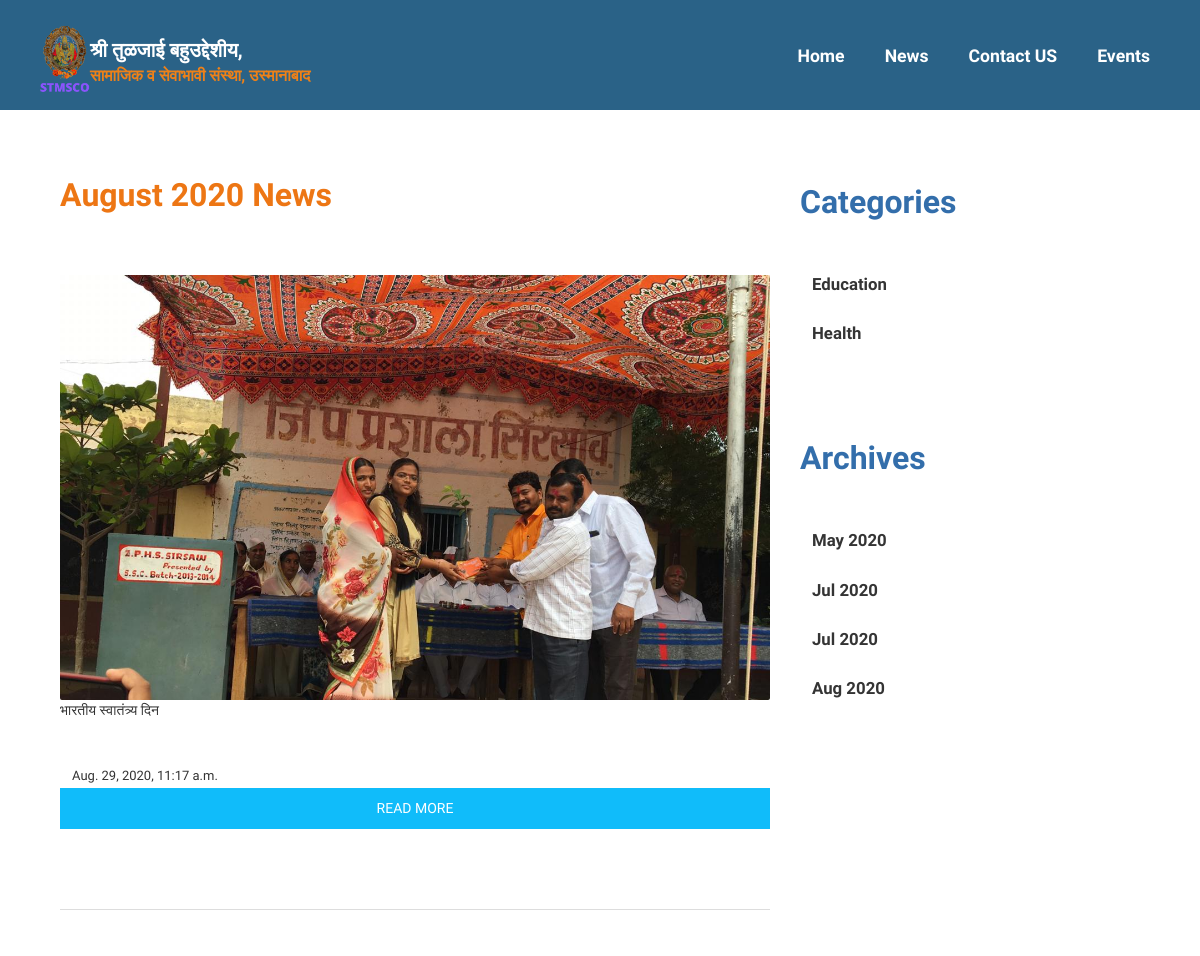
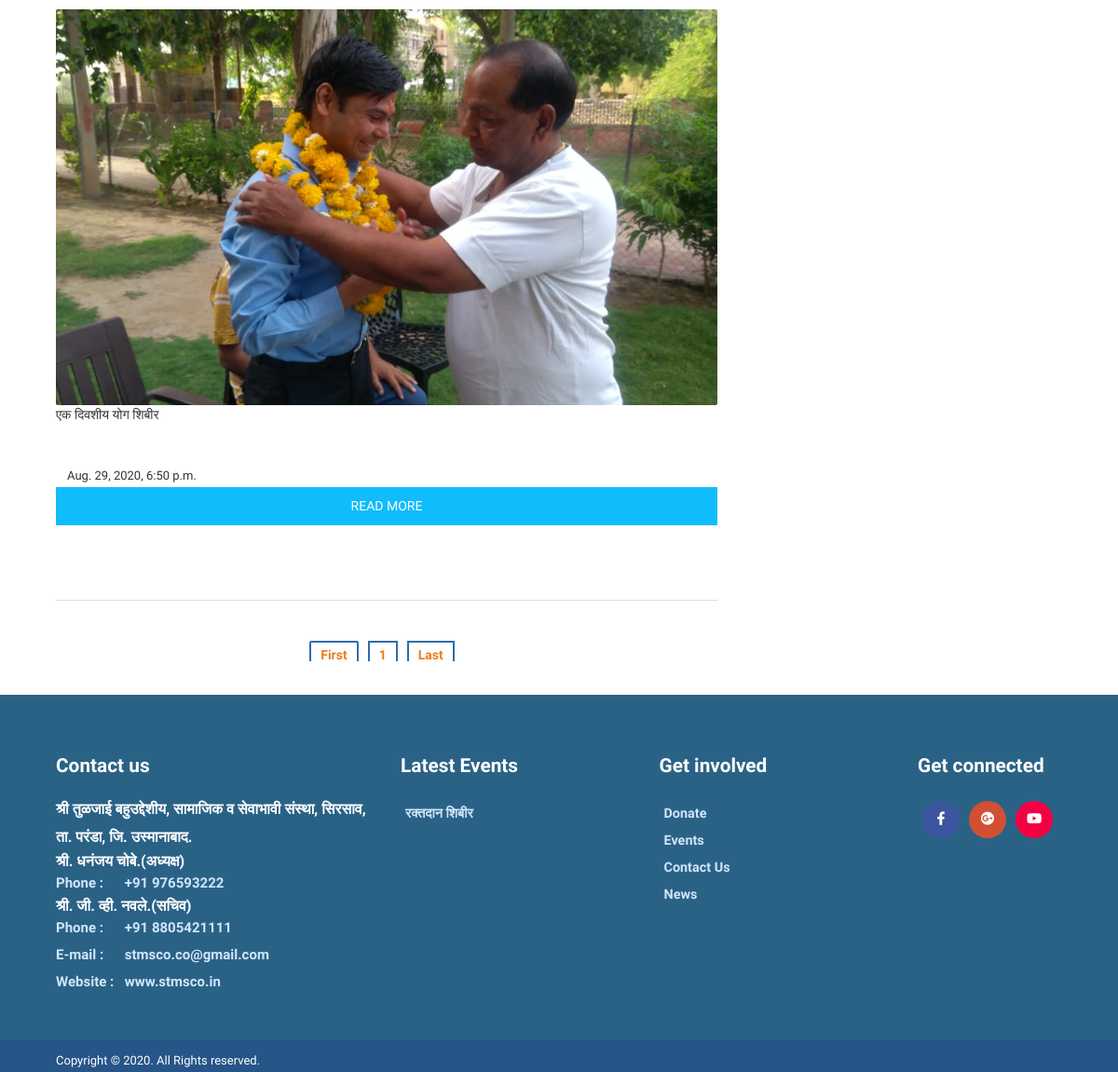
The page /news/archives/2020/8/ on the database its author committed (2 pictures, top to bottom).
### blog/models.py (models this page shows, shortened)
class Post(models.Model):
    title = models.CharField(max_length=30)
    category = models.ForeignKey(Category, on_delete=models.CASCADE)
    short_desc = models.TextField()
    description = models.TextField()
    image = models.ImageField(upload_to='%Y/%m/%d')
    is_featured_news = models.BooleanField(default=False)
    created_on = models.DateTimeField(auto_now_add=True)
    is_active = models.BooleanField(default=True)
    photos = models.ManyToManyField(Gal_Image, blank=True)
    slug = models.SlugField(max_length=65, unique=True)
    def get_absolute_url(self):
        return reverse('blog:post_detail', kwargs={'slug': self.slug})
    class Meta:
        db_table = "blogapp_post"

class Category(models.Model):
    name = models.CharField(max_length=30, unique=True)
    description = models.TextField(blank=True, null=True)
    slug = models.SlugField(max_length=65, unique=True)
    class Meta:
        db_table = "blogapp_category"

### events/models.py (models this page shows, shortened)
class Event(models.Model):
    name = models.CharField(max_length=255)
    short_desc = models.TextField()
    description = models.TextField(null=True, blank=True)
    location = models.CharField(max_length=255, null=True, blank=True)
    contact_details = models.CharField(max_length=255, null=True, blank=True)
    image = models.ImageField(upload_to='%Y/%m/%d',
                              max_length=255, null=True, blank=True)
    start_date = models.DateField(null=True, blank=True)
    end_date = models.DateField(null=True, blank=True)
    is_active = models.BooleanField(default=True)
    slug = models.SlugField(max_length=65, unique=True)
    def get_absolute_url(self):
        return reverse('blog:event_detail', kwargs={'slug': self.slug})
    class Meta:
        db_table = "eventapp_event"

### blog/views.py (the view)
def archive_posts(request, year, month):
    post_list = Post.objects.filter(
        created_on__year=year, created_on__month=month, is_active=True)
    present_date = datetime.date.today()
    archives = []
    for p in range(-3, 1):
        archives.append(present_date + datetime.timedelta(p * 365 / 12))
    items_per_page = 5
    if "page" in request.GET:
        page = int(request.GET.get('page'))
    else:
        page = 1
    no_pages = int(math.ceil(float(post_list.count()) / items_per_page))
    post_list = post_list[(page - 1) * items_per_page:page * items_per_page]
    if page <= 5:
        start_page = 1
    else:
        start_page = page - 5
    if no_pages <= 10:
        end_page = no_pages
    else:
        end_page = start_page + 10
        if end_page > no_pages:
            end_page = no_pages
    menu_list = Menu.objects.filter(parent=None, is_active=True)
    event_list = Event.objects.filter(
        is_active=True).order_by('-start_date')[0:2]
    footer_events = Event.objects.filter(
        is_active=True).order_by('-start_date')[0:4]
    return render_to_response("site/archive-posts.html",
                              {'current_page': page,
                               'month_name': calendar.month_name[int(month)],
                               'year': year,
                               'month': month,
                               'archives': archives,
                               'category_list': Category.objects.all(),
                               'event_list': event_list,
                               'footer_events': footer_events,
                               'menu_list': menu_list,
                               'pages': range(start_page, end_page + 1),
                               'last_page': no_pages,
                               'post_list': post_list})

### templates/site/archive-posts.html (shortened to what this page needs)
{% extends "site/base.html" %}
{% block content %}
<div id="main" class="site-main entry-content">
  <div class="container">
    <div class="row">
    <div class="col-md-8">
    <div id="primary" class="suffix_1">
      <h3 class="text-left">{{month_name}} {{year}} News</h3>
      <br>
      {% if post_list %}
      {% for post in post_list %}
      <article class="list">
        <div class="short-content">
          <figure>
            {% if post.image %}
            <a title="{{ post.title }}" href="{{ post.get_absolute_url }}">
            <img  class="wp-post-image" src="{{ post.image.url }}"  width="272px" height="150px" alt="Image cannot displ">
            </a>
            {% endif %}
          </figure>
          <h1 class="entry-header">
            <a href="{{ post.get_absolute_url }}">{{ post.title | title}}</a>
          </h1>
          <div class="short-description">
            {{ post.short_desc | truncatechars:265 }}
          </div>
          <div class="entry-meta">
            <p class="sponsors fleft">{{ post.created_on }}</p>
            <a class="buttons fright " href="{{ post.get_absolute_url }}" title="{{ post.title }}">Read more</a>
          </div>
        </div>
      </article>
      {% endfor %}
      {% else %}
      No News
      {% endif %}
      <ul class="pagination">
        <li><a class="radius" href="/news/archives/{{year}}/{{month}}/?page=1">First</a></li>
        {% for s in pages %}
        <li {% ifequal s current_page %} class="active" {% endifequal %} ><a href="/news/archives/{{year}}/{{month}}/?page={{s}}">{{s}}</a></li>
        {% endfor %}
        <li><a href="/news/archives/{{year}}/{{month}}/?page={{last_page}}">Last</a></li>
      </ul>
    </div>
  </div>
    <div class="col-md-4 innerevent_detail">
    <div id="secondary" class="widget-area" role="complementary">
      <div id="meta-2" class="widget widget_meta">
        <h3 class="text-left">Categories</h3>
        <ul>
          {% for cat in category_list %}
          <li><a href="/news/category/{{ cat.slug }}" title="{{cat.name}}">{{ cat.name |title }}</a></li>
          {% endfor %}
        </ul>
        <br>
        <h3 class="text-left">Archives</h3>
        <ul>
          {% for month in archives %}
          <li><a href="/news/archives/{{month.year}}/{{month.month}}/" title="">{{ month |date:'M Y' }}</a></li>
          {% endfor %}
        </ul>
        <br>
      </div>
    </div>
  </div>
  </div>
  </div>
</div>
{% endblock %}

### templates/site/base.html (shortened to what this page needs)
{% load img %}
{% load staticfiles %}
<!DOCTYPE html>
<html dir="ltr" lang="en-US">
<head>
    <link rel="stylesheet" href="https://stackpath.bootstrapcdn.com/bootstrap/4.3.1/css/bootstrap.min.css"
>
    <link rel="stylesheet" href="https://use.fontawesome.com/releases/v5.8.1/css/all.css"
>
    <link rel="stylesheet" type="text/css" media="all" href="{% static 'site/css/style.css'%}"/>
    <link rel="stylesheet" type="text/css" media="all" href="{% static '/site/css/flexslider.css' %}"/>
    <link rel="stylesheet" type="text/css" media="all" href="{% static '/site/css/keyframes.css' %}"/>
    <link rel="stylesheet" type="text/css" media="all" href="{% static '/site/css/grid.css' %}"/>
    <link rel="stylesheet" type="text/css" media="all" href="{% static '/site/css/meanmenu.css' %}"/>
    <link rel="stylesheet" type="text/css" media="all" href="{% static 'site/css/sm-core-css.css' %}"/>
    <link rel="stylesheet" type="text/css" media="all" href="{% static 'site/css/sm-blue.css' %}"/>
</head>
<body class="home blog two-column right-sidebar" data-twttr-rendered="true">
<div id="page" class="container">
    <header id="branding" class="site-header" role="banner">
        <div id="sticky_navigation" class="header" style="color:blue;">
            <div class="container no-padding">
                <hgroup class="fleft grid_8 logo_group" id="logo-wid">
                    <h1 id="site-title">
                        <a href="/" class="cjws_society" title="श्री तुळजाई बहुउद्देशीय, सामाजिक व सेवाभावी संस्था" rel="home"><img
                            class="logo_style" src="{% static 'site/images/stmsconew.png' %}" height="100px"
                            width="auto"/></a>
                        <a href="/" title="श्री तुळजाई बहुउद्देशीय, सामाजिक व सेवाभावी संस्था" id="logo" rel="home">श्री तुळजाई बहुउद्देशीय, <span> सामाजिक व सेवाभावी
                        संस्था, उस्मानाबाद</span></a>
                    </h1>
                </hgroup>
                <div class="navigation">
                    <ul id="main-menu" class="sm sm-blue">
                        <li>
                            <a href="/" class="financial_information">Home</a>
                        </li>
                        <li>
                            <a href="/news" class="news">News</a>
                        </li>
                        <li>
                            <a href="/contact-us" class="contact-us">Contact US</a>
                        </li>
                        <li>
                            <a href="/events" class="events">Events</a>
                        </li>
                    </ul>
                </div>
            </div>
        </div>
    </header>
</div>
{% block content %}
{% endblock %}
<footer id="colophon" class="site-footer" role="contentinfo">
    <div id="tertiary" class="sidebar-container" role="complementary">
        <div class="container">
            <div class="row">
                <div class="col-md-4">
                    <aside id="meta-0" class="widget widget_adress">
                        <h3>Contact us</h3>
                        <address class="vcard">
                            <p class="org vcard"><a class="url fn org" href="#">श्री तुळजाई बहुउद्देशीय, सामाजिक व
                                सेवाभावी संस्था, सिरसाव, ता. परंडा, जि. उस्मानाबाद.</a></p>
                            <h6 style="color:white">श्री. धनंजय चोबे.(अध्यक्ष)</h6><b>Phone :</b> <span class="tel"> +91 976593222</span><br/>
                            <h6 style="color:white">श्री. जी. व्ही. नवले.(सचिव)</h6><b>Phone :</b> <span class="tel"> +91 8805421111</span><br/>
                            <b>E-mail :</b><span class="email"> stmsco.co@gmail.com</span><br/>
                            <b>Website :</b><span class="url"> www.stmsco.in</span><br/>
                        </address>
                    </aside>
                </div>
                <div class="col-md-3">
                    <aside id="meta-1" class="widget widget_meta">
                        <h3>Latest Events</h3>
                        {% for event in footer_events %}
                        <ul>
                            <li><a href="{{ event.get_absolute_url }}" title="">{{ event.name |title }}</a></li>
                        </ul>
                        {% endfor %}
                    </aside>
                </div>
                <div class="col-md-3">
                    <aside id="meta-2" class="widget widget_meta">
                        <h3>Get involved</h3>
                        <ul>
                  <li class="menu-item "><a href="https://paytm.business/link/68167/LL_155332105">Donate</a></li>
                  <li class="menu-item "><a href="/events">Events</a></li>
                  <li class="menu-item "><a href="/contact-us">Contact Us</a></li>
                  <li class="menu-item "><a href="/news">News</a></li>
                </ul>
                    </aside>
                </div>
                <div class="col-md-2">
                    <aside id="meta-2" class="widget widget_meta footer-social">
                        <h3>Get connected</h3>
                        <ul class="list-inline ">
                            <li class="facebook"><a
                                    href="https://www.facebook.com/dhananjay.chobe"><i
                                    class="fab fa-facebook-f"></i></a></li>
                            <li class="googleplus"><a href="mailto:stmsco.co@gmail.com"><i
                                    class="fab fa-google-plus"></i></a></li>
                            <li class="youtube"><a href="https://www.youtube.com/"
                                                   target="_blank"><i class="fab fa-youtube"></i></a>
                            </li>
                        </ul>
                    </aside>
                </div>
            </div>
        </div>
    </div>
    <div class="site-info">
        <div class="container">
            <div class="row">
                <div class="col-md-4 text-left">
                    <p class="copy">Copyright © 2020. All Rights reserved. </p>
                </div>
            </div>
        </div>
    </div>
</footer>
</body>
</html>

### static/site/css/grid.css (style rules this page uses)
.grid_1, .grid_2, .grid_3, .grid_4, .grid_5, .grid_6, .grid_7, .grid_8, .grid_9, .grid_10, .grid_11, .grid_12, .grid_13, .grid_14, .grid_15, .grid_16 { display: inline; float: left; position: relative; margin-left: 1%; margin-right: 1%; }

### static/site/css/sm-core-css.css (style rules this page uses)
.sm,.sm ul,.sm li { display:block;list-style:none;padding:0;margin:0;line-height:normal;direction:ltr; }
ul.sm li { position:relative;float:left; }
ul.sm a { position: relative; display: block; white-space: nowrap; text-transform: capitalize; font-size: 1.1rem; font-weight: 700; padding: 5px 20px; color: #fff; }
ul.sm:after { content:"\00a0";display:block;height:0;font:0/0 serif;clear:both;visibility:hidden;overflow:hidden; }
ul.sm,ul.sm *,ul.sm *:before,ul.sm *:after { -moz-box-sizing:border-box;-webkit-box-sizing:border-box;box-sizing:border-box; }
ul.sm { -webkit-tap-highlight-color:rgba(0,0,0,0); }

### static/site/css/sm-blue.css (style rules this page uses)
.sm-blue { color:#5c5c5c; }
.sm-blue a { padding: 5px 17px; color: #5c5c5c; font-size: 13px; line-height: 23px; text-decoration: none; border:none; }
.sm-blue li:first-child, .sm-blue-vertical li, .sm-blue ul li { border-left:0; }

### templates/site/base.html (style rules this page uses)
#main-menu { position:relative; z-index:9999; width:auto; float: right; }

### rows shown on the page
Post: image (picture), short_desc "भारतीय स्वातंत्र्य दिन", created_on "Aug. 29, 2020, 11:17 a.m."
Post: image (picture), short_desc "एक दिवशीय योग शिबीर", created_on "Aug. 29, 2020, 6:50 p.m."
Category: name "Education"
Category: name "Health"
Event: name "रक्तदान शिबीर"

### other values the page prints
{{ month_name }} "August"
{{ year }} "2020"
{{ s }} "1"
{{ month |date:'M Y' }} "May 2020" "Jul 2020" "Jul 2020" "Aug 2020"
